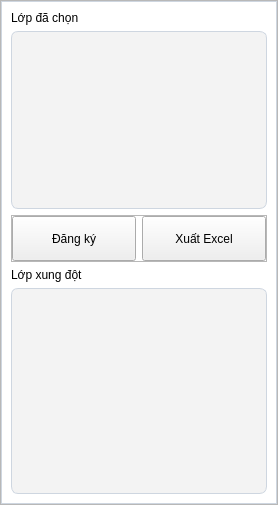
                 <widget class="QFrame" name="frame_right">
                  <property name="styleSheet">
                   <string notr="true"/>
                  </property>
                  <property name="frameShape">
                   <enum>QFrame::StyledPanel</enum>
                  </property>
                  <property name="frameShadow">
                   <enum>QFrame::Raised</enum>
                  </property>
                  <layout class="QVBoxLayout" name="verticalLayout_8">
                   <property name="leftMargin">
                    <number>0</number>
                   </property>
                   <property name="topMargin">
                    <number>0</number>
                   </property>
                   <property name="rightMargin">
                    <number>0</number>
                   </property>
                   <property name="bottomMargin">
                    <number>0</number>
                   </property>
                   <item>
                    <widget class="QFrame" name="frame">
                     <property name="styleSheet">
                      <string notr="true">QFrame#frame {
border: 1px solid #ced6e0;
background-color: rgb(255, 255, 255);
}

QLineEdit {
	border-radius: 7px;
	background-color: white;
	border: 1px solid #ced6e0;
	padding-left: 10px;
	padding-right: 10px;
}

QLabel {
background-color: #ffffff;
border: none;
}
</string>
                     </property>
                     <property name="frameShape">
                      <enum>QFrame::StyledPanel</enum>
                     </property>
                     <property name="frameShadow">
                      <enum>QFrame::Raised</enum>
                     </property>
                     <layout class="QGridLayout" name="gridLayout">
                      <item row="5" column="0">
                       <widget class="QLabel" name="label_lopxungdot">
                        <property name="sizePolicy">
                         <sizepolicy hsizetype="Preferred" vsizetype="Preferred">
                          <horstretch>0</horstretch>
                          <verstretch>0</verstretch>
                         </sizepolicy>
                        </property>
                        <property name="minimumSize">
                         <size>
                          <width>0</width>
                          <height>0</height>
                         </size>
                        </property>
                        <property name="maximumSize">
                         <size>
                          <width>16777215</width>
                          <height>30</height>
                         </size>
                        </property>
                        <property name="font">
                         <font>
                          <family>Segoe UI</family>
                          <pointsize>9</pointsize>
                          <weight>50</weight>
                          <bold>false</bold>
                         </font>
                        </property>
                        <property name="text">
                         <string>Lớp xung đột</string>
                        </property>
                       </widget>
                      </item>
                      <item row="6" column="0">
                       <widget class="QListWidget" name="listWidget_lopXungDot">
                        <property name="sizePolicy">
                         <sizepolicy hsizetype="Expanding" vsizetype="Preferred">
                          <horstretch>0</horstretch>
                          <verstretch>15</verstretch>
                         </sizepolicy>
                        </property>
                        <property name="minimumSize">
                         <size>
                          <width>0</width>
                          <height>0</height>
                         </size>
                        </property>
                        <property name="maximumSize">
                         <size>
                          <width>16777215</width>
                          <height>16777215</height>
                         </size>
                        </property>
                        <property name="font">
                         <font>
                          <family>Segoe UI</family>
                          <pointsize>11</pointsize>
                          <weight>50</weight>
                          <bold>false</bold>
                         </font>
                        </property>
                        <property name="styleSheet">
                         <string notr="true">QListWidget {
	background-color: #f2f2f2f2;
	border: 1px solid #ced6e0;
	border-radius: 7px;
    show-decoration-selected: 1;
}

QListView::item:alternate {
    background: #EEEEEE;
}

QListView::item:selected {
    border: 1px solid #6a6ea9;
}

QListView::item:selected:!active {
    background: qlineargradient(x1: 0, y1: 0, x2: 0, y2: 1,
                                stop: 0 #ABAFE5, stop: 1 #8588B2);
}

QListView::item:selected:active {
    background: qlineargradient(x1: 0, y1: 0, x2: 0, y2: 1,
                                stop: 0 #6a6ea9, stop: 1 #888dd9);
}

QListView::item:hover {
    background: qlineargradient(x1: 0, y1: 0, x2: 0, y2: 1,
                                stop: 0 #FAFBFE, stop: 1 #DCDEF1);
}

/*Custom widget*/
QPushButton {
	background: transparent;
	border: none;
}

QLabel {
	background: transparent;
}</string>
                        </property>
                       </widget>
                      </item>
                      <item row="2" column="0">
                       <widget class="QListWidget" name="listWidget_lopDaChon">
                        <property name="sizePolicy">
                         <sizepolicy hsizetype="Expanding" vsizetype="Preferred">
                          <horstretch>0</horstretch>
                          <verstretch>13</verstretch>
                         </sizepolicy>
                        </property>
                        <property name="minimumSize">
                         <size>
                          <width>0</width>
                          <height>0</height>
                         </size>
                        </property>
                        <property name="maximumSize">
                         <size>
                          <width>16777215</width>
                          <height>16777215</height>
                         </size>
                        </property>
                        <property name="font">
                         <font>
                          <family>Segoe UI</family>
                          <pointsize>11</pointsize>
                          <weight>50</weight>
                          <bold>false</bold>
                         </font>
                        </property>
                        <property name="styleSheet">
                         <string notr="true">QListWidget {
	background-color: #f2f2f2f2;
	border: 1px solid #ced6e0;
	border-radius: 7px;
    show-decoration-selected: 1;
}

QListView::item:alternate {
    background: #EEEEEE;
}

QListView::item:selected {
    border: 1px solid #6a6ea9;
}

QListView::item:selected:!active {
    background: qlineargradient(x1: 0, y1: 0, x2: 0, y2: 1,
                                stop: 0 #ABAFE5, stop: 1 #8588B2);
}

QListView::item:selected:active {
    background: qlineargradient(x1: 0, y1: 0, x2: 0, y2: 1,
                                stop: 0 #6a6ea9, stop: 1 #888dd9);
}

QListView::item:hover {
    background: qlineargradient(x1: 0, y1: 0, x2: 0, y2: 1,
                                stop: 0 #FAFBFE, stop: 1 #DCDEF1);
}

/*Custom widget*/
QPushButton {
	background: transparent;
	border: none;
}

QLabel {
	background: transparent;
}</string>
                        </property>
                       </widget>
                      </item>
                      <item row="0" column="0">
                       <widget class="QLabel" name="label_lopdachon">
                        <property name="sizePolicy">
                         <sizepolicy hsizetype="Preferred" vsizetype="Preferred">
                          <horstretch>0</horstretch>
                          <verstretch>0</verstretch>
                         </sizepolicy>
                        </property>
                        <property name="minimumSize">
                         <size>
                          <width>0</width>
                          <height>0</height>
                         </size>
                        </property>
                        <property name="maximumSize">
                         <size>
                          <width>16777215</width>
                          <height>16777215</height>
                         </size>
                        </property>
                        <property name="font">
                         <font>
                          <family>Segoe UI</family>
                          <pointsize>9</pointsize>
                          <weight>50</weight>
                          <bold>false</bold>
                         </font>
                        </property>
                        <property name="text">
                         <string>Lớp đã chọn</string>
                        </property>
                       </widget>
                      </item>
                      <item row="3" column="0">
                       <widget class="QFrame" name="frame_main_right_buttons">
                        <property name="frameShape">
                         <enum>QFrame::StyledPanel</enum>
                        </property>
                        <property name="frameShadow">
                         <enum>QFrame::Raised</enum>
                        </property>
                        <layout class="QHBoxLayout" name="horizontalLayout_18">
                         <property name="leftMargin">
                          <number>0</number>
                         </property>
                         <property name="topMargin">
                          <number>0</number>
                         </property>
                         <property name="rightMargin">
                          <number>0</number>
                         </property>
                         <property name="bottomMargin">
                          <number>0</number>
                         </property>
                         <item>
                          <widget class="QPushButton" name="button_dangKy">
                           <property name="sizePolicy">
                            <sizepolicy hsizetype="Expanding" vsizetype="Expanding">
                             <horstretch>0</horstretch>
                             <verstretch>0</verstretch>
                            </sizepolicy>
                           </property>
                           <property name="minimumSize">
                            <size>
                             <width>0</width>
                             <height>45</height>
                            </size>
                           </property>
                           <property name="maximumSize">
                            <size>
                             <width>16777215</width>
                             <height>16777215</height>
                            </size>
                           </property>
                           <property name="font">
                            <font>
                             <family>Segoe UI</family>
                             <pointsize>9</pointsize>
                             <weight>50</weight>
                             <bold>false</bold>
                            </font>
                           </property>
                           <property name="styleSheet">
                            <string notr="true"/>
                           </property>
                           <property name="text">
                            <string>Đăng ký</string>
                           </property>
                          </widget>
                         </item>
                         <item>
                          <widget class="QPushButton" name="button_luuText">
                           <property name="sizePolicy">
                            <sizepolicy hsizetype="Expanding" vsizetype="Expanding">
                             <horstretch>0</horstretch>
                             <verstretch>0</verstretch>
                            </sizepolicy>
                           </property>
                           <property name="minimumSize">
                            <size>
                             <width>0</width>
                             <height>45</height>
                            </size>
                           </property>
                           <property name="maximumSize">
                            <size>
                             <width>16777215</width>
                             <height>16777215</height>
                            </size>
                           </property>
                           <property name="font">
                            <font>
                             <family>Segoe UI</family>
                             <pointsize>9</pointsize>
                             <weight>50</weight>
                             <bold>false</bold>
                            </font>
                           </property>
                           <property name="styleSheet">
                            <string notr="true"/>
                           </property>
                           <property name="text">
                            <string>Xuất Excel</string>
                           </property>
                           <property name="default">
                            <bool>false</bool>
                           </property>
                           <property name="flat">
                            <bool>false</bool>
                           </property>
                          </widget>
                         </item>
                        </layout>
                       </widget>
                      </item>
                     </layout>
                    </widget>
                   </item>
                  </layout>
                 </widget>
